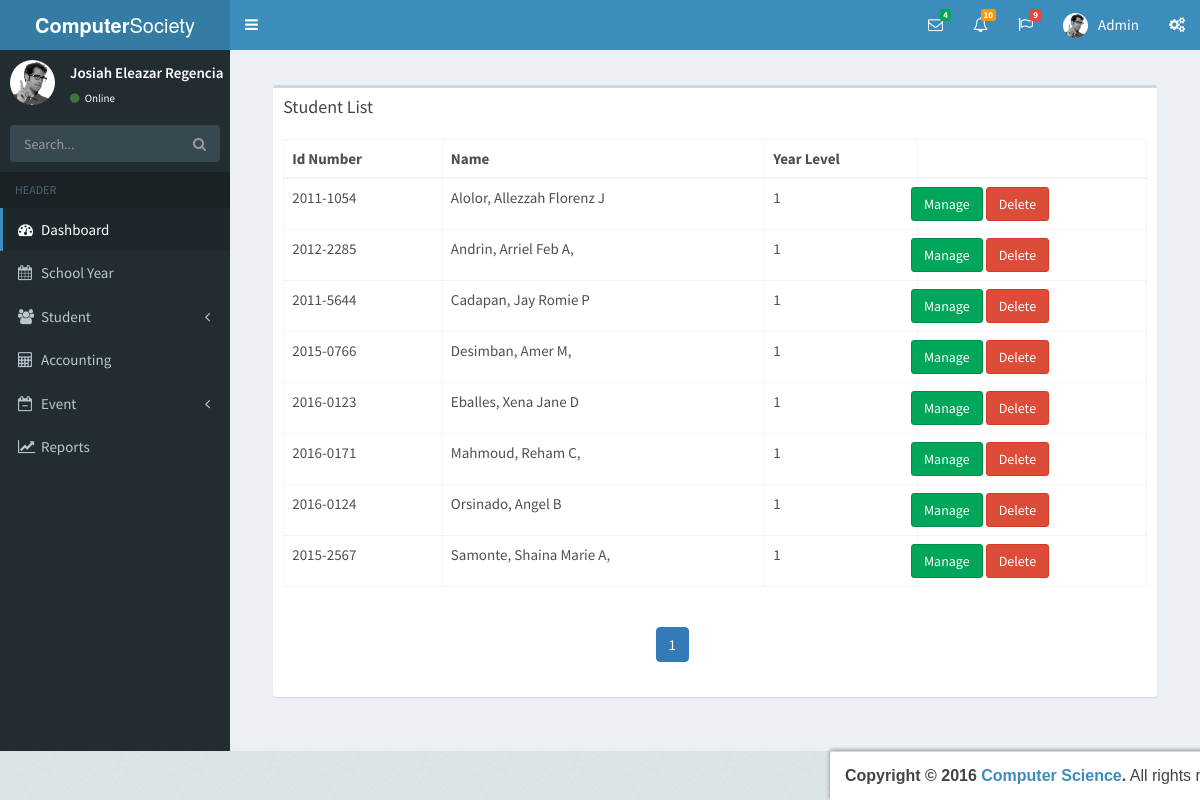
The page /studentlist/ on the database its author committed.
### app/models.py (models this page shows, shortened)
class Student(models.Model):
    YEAR_LIST = [
        (1, '1st'),
        (2, '2nd'),
        (3, '3rd'),
        (4, '4th'),
    ]
    id_number = models.CharField(primary_key=True, max_length=20)
    first_name = models.CharField(max_length=20)
    last_name = models.CharField(max_length=20)
    middle_initial = models.CharField(max_length=3)
    year_level = models.IntegerField(choices=YEAR_LIST)
    date_created = models.DateTimeField(default=django.utils.timezone.now)
    is_active = models.BooleanField(default=True)

### app/views/student.py (the view)
# urls.py: url(r'^studentlist/$', student.get_studentList, name='view_student'),
def get_studentList(request):
    students = Student.objects.filter(is_active=True).order_by('last_name').order_by('year_level').all()
    paginator = Paginator(students, 8)
    page = request.GET.get('page')
    try:
        lists = paginator.page(page)
    except PageNotAnInteger:
        lists = paginator.page(1)
    except EmptyPage:
        lists = paginator.page(paginator.num_pages)
    return render(request, 'app/student/view_students.html', {'lists': lists})

### app/templates/app/student/view_students.html (shortened to what this page needs)
{% extends "app/index.html" %}
{% block content %}
    <div class="row" style="padding-top: 20px; margin: 0 3% 0 3%">
        <div class="box">
            <div class="box-header">
                <h3 class="box-title">Student List</h3>
            </div>
            <div class="box-body">
                <div id="example2_wrapper" class="dataTables_wrapper form-inline dt-bootstrap">
                    <div class="row">
                        <div class="col-sm-6"></div>
                        <div class="col-sm-6"></div>
                    </div>
                    <div class="row">
                        <div class="col-sm-12">
                            <table class="table table-bordered table-hover dataTable" id="example2" role="grid"
                                   aria-describedby="example2_info">
                                <thead>
                                <tr role="row">
                                    <th class="sorting_asc" tabindex="0" aria-controls="example2" rowspan="1"
                                        colspan="1" aria-sort="ascending"
                                        aria-label="Rendering engine: activate to sort column descending">Id Number
                                    </th>
                                    <th class="sorting" tabindex="0" aria-controls="example2" rowspan="1" colspan="1">
                                        Name
                                    </th>
                                    <th class="sorting" tabindex="0" aria-controls="example2" rowspan="1" colspan="1">
                                        Year Level
                                    </th>
                                    <th class="sorting" tabindex="0" aria-controls="example2" rowspan="1" colspan="1">
                                    </th>
                                </tr>
                                </thead>
                                <tbody>
                                {% for list in lists %}
                                    {% if list.is_active == True and forloop.counter|divisibleby:2 %}
                                        <tr role="row" class="odd">
                                            <td class="sorting_1">{{ list.id_number }}</td>
                                            <td> {{ list.last_name }}, {{ list.first_name }} {{ list.middle_initial }},</td>
                                            <td>{{ list.year_level }}</td>
                                            <td>
                                                <div class="row">
                                                    <button class="btn btn-success" type="button">Manage</button>
                                                    <button class="btn btn-danger" type="button">Delete</button>
                                                </div>
                                            </td>
                                        </tr>
                                    {% else %}
                                        <tr role="row" class="even">
                                            <td class="sorting_1">{{ list.id_number }}</td>
                                            <td> {{ list.last_name }}, {{ list.first_name }} {{ list.middle_initial }}</td>
                                            <td>{{ list.year_level }}</td>
                                            <td>
                                                <div class="row">
                                                    <button class="btn btn-success" type="button">Manage</button>
                                                    <button class="btn btn-danger" type="button">Delete</button>
                                                </div>
                                            </td>
                                        </tr>
                                    {% endif %}
                                {% endfor %}
                                </tbody>
                            </table>
                        </div>
                    </div>
                    <div class="row">
                        <div class="col-sm-5">
                        </div>
                        <div class="col-sm-7">
                            <div class="dataTables_paginate paging_simple_numbers" id="example2_paginate">
                                <ul class="pagination">
                                    <li class="paginate_button active"><a href="#" aria-controls="example2"
                                                                          data-dt-idx="1"
                                                                          tabindex="0">{{ lists.number }}</a></li>
                                </ul>
                            </div>
                        </div>
                    </div>
                </div>
            </div>
        </div>
    </div>
{% endblock %}

### app/templates/app/index.html (shortened to what this page needs)
{% load staticfiles %}
<!DOCTYPE html>
<html>
<head>
  <link rel="stylesheet" href="{% static 'bootstrap/css/bootstrap.min.css' %}">
  <link rel="stylesheet" href="{% static 'bootstrap/css/clock.css' %}">
  <link rel="stylesheet" href="https://cdnjs.cloudflare.com/ajax/libs/font-awesome/4.5.0/css/font-awesome.min.css">
  <link rel="stylesheet" href="https://cdnjs.cloudflare.com/ajax/libs/ionicons/2.0.1/css/ionicons.min.css">
  <link rel="stylesheet" href="{% static 'dist/css/AdminLTE.min.css' %}">
  <link rel="stylesheet" href="{% static 'dist/css/skins/skin-blue.min.css' %}">
</head>
<body class="hold-transition skin-blue sidebar-mini">
  <div class="wrapper">
    <header class="main-header">
      <a href="{% url 'home' %}" class="logo">
        <span class="logo-lg"><b>Computer</b>Society</span>
      </a>
      <nav class="navbar navbar-static-top" role="navigation">
        <a href="#" class="sidebar-toggle" data-toggle="offcanvas" role="button">
        </a>
        <div class="navbar-custom-menu">
          <ul class="nav navbar-nav">
            <li class="dropdown messages-menu">
              <a href="#" class="dropdown-toggle" data-toggle="dropdown">
                <i class="fa fa-envelope-o"></i>
                <span class="label label-success">4</span>
              </a>
            </li>
            <li class="dropdown notifications-menu">
              <a href="#" class="dropdown-toggle" data-toggle="dropdown">
                <i class="fa fa-bell-o"></i>
                <span class="label label-warning">10</span>
              </a>
            </li>
            <li class="dropdown tasks-menu">
              <a href="#" class="dropdown-toggle" data-toggle="dropdown">
                <i class="fa fa-flag-o"></i>
                <span class="label label-danger">9</span>
              </a>
            </li>
            <li class="dropdown user user-menu">
              <a href="#" class="dropdown-toggle" data-toggle="dropdown">
                <img src="{% static 'dist/img/user2-160x160.jpg' %}" class="user-image" alt="User Image">
                <span class="hidden-xs">Admin</span>
              </a>
            </li>
            <li>
              <a href="#" data-toggle="control-sidebar"><i class="fa fa-gears"></i></a>
            </li>
          </ul>
        </div>
      </nav>
    </header>
    <aside class="main-sidebar">
      <section class="sidebar">
        <div class="user-panel">
          <div class="pull-left image">
            <img src="{% static 'dist/img/user2-160x160.jpg' %}" class="img-circle" alt="User Image">
          </div>
          <div class="pull-left info">
            <p>Josiah Eleazar Regencia</p>
            <a href="#"><i class="fa fa-circle text-success"></i> Online</a>
          </div>
        </div>
        <form action="#" method="get" class="sidebar-form">
          <div class="input-group">
            <input type="text" name="q" class="form-control" placeholder="Search...">
            <span class="input-group-btn">
                <button type="submit" name="search" id="search-btn" class="btn btn-flat"><i class="fa fa-search"></i>
                </button>
              </span>
          </div>
        </form>
        <ul class="sidebar-menu">
          <li class="header">HEADER</li>
          <li class="active"><a href="#"><i class="fa fa-dashboard"></i> <span>Dashboard</span></a></li>
          <li><a href="{% url 'add_schoolyear' %}"><i class="fa fa-calendar"></i> <span>School Year</span></a></li>
          <li class="treeview">
            <a href="#"><i class="fa fa-users"></i> <span>Student</span>
            <span class="pull-right-container">
              <i class="fa fa-angle-left pull-right"></i>
            </span>
          </a>
          </li>
          <li><a href="#"><i class="fa fa-calculator"></i> <span>Accounting</span></a></li>
          <li class="treeview">
            <a href="#"><i class="fa fa-calendar-minus-o"></i> <span>Event</span>
            <span class="pull-right-container">
              <i class="fa fa-angle-left pull-right"></i>
            </span>
          </a>
          </li>
          <li><a href="#"><i class="fa fa-line-chart"></i> <span>Reports</span></a></li>
        </ul>
      </section>
    </aside>
    <div class="content-wrapper">
      <section class="content">
        {% block content %}
        {% endblock %}
      </section>
    </div>
    <footer class="main-footer">
      <strong>Copyright &copy; 2016 <a href="#">Computer Science</a>.</strong> All rights reserved.
    </footer>
  </div>
</body>
</html>

### rows shown on the page
Student: id_number "2011-1054", last_name "Alolor", first_name "Allezzah Florenz", middle_initial "J", year_level "1"
Student: id_number "2012-2285", last_name "Andrin", first_name "Arriel Feb", middle_initial "A", year_level "1"
Student: id_number "2011-5644", last_name "Cadapan", first_name "Jay Romie", middle_initial "P", year_level "1"
Student: id_number "2015-0766", last_name "Desimban", first_name "Amer", middle_initial "M", year_level "1"
Student: id_number "2016-0123", last_name "Eballes", first_name "Xena Jane", middle_initial "D", year_level "1"
Student: id_number "2016-0171", last_name "Mahmoud", first_name "Reham", middle_initial "C", year_level "1"
Student: id_number "2016-0124", last_name "Orsinado", first_name "Angel", middle_initial "B", year_level "1"
Student: id_number "2015-2567", last_name "Samonte", first_name "Shaina Marie", middle_initial "A", year_level "1"

### other values the page prints
{{ lists.number }} "1"
